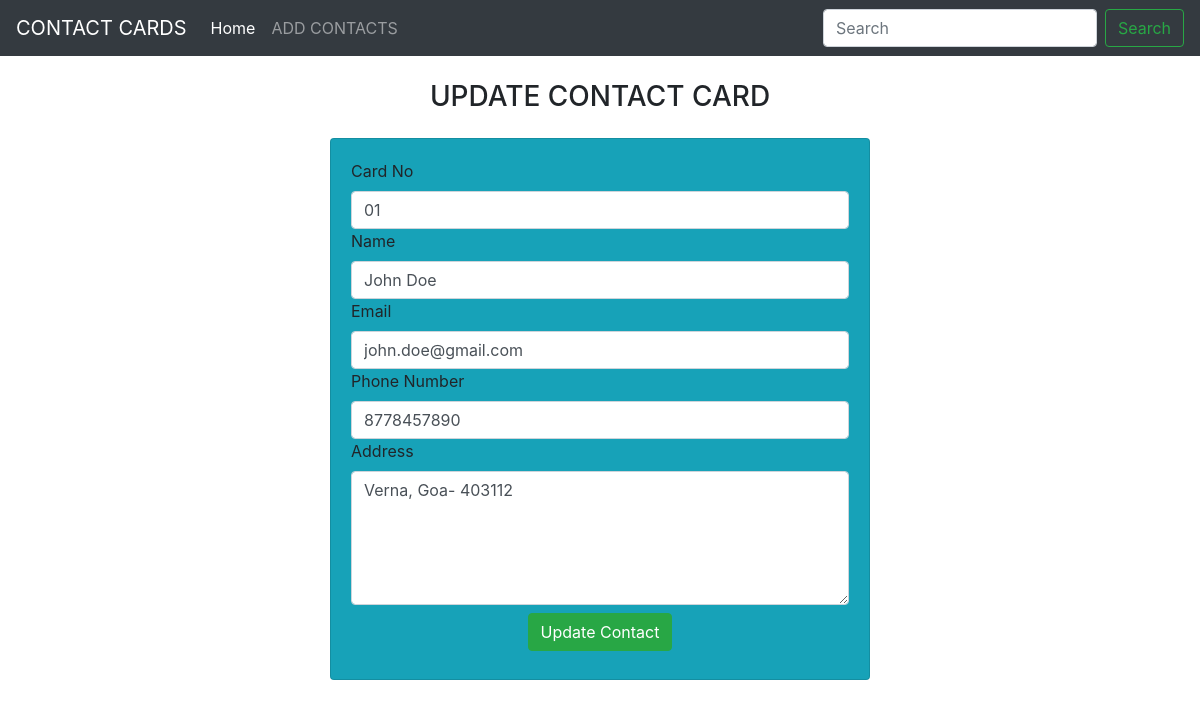
Screenshot of /std/update-std/14 with the database file from the repository.
### std/models.py (models this page shows)
class Contact(models.Model):
    card=models.CharField(max_length=10)
    name=models.CharField(max_length=50)
    email=models.CharField(max_length=50)
    phone=models.CharField(max_length=10)
    address=models.CharField(max_length=100)

### std/views.py (the view)
# urls.py: path("update-std/<int:card>",update_std),
def update_std(request,card):
    std=Contact.objects.get(pk=card)
    return render(request,"std/update_std.html",{'std':std})

### templates/std/update_std.html (shortened to what this page needs)
<!doctype html>
<html lang="en">
  <head>
    <link rel="stylesheet" href="https://cdn.jsdelivr.net/npm/bootstrap@4.6.2/dist/css/bootstrap.min.css">
  </head>
  <body>
    {% include 'std/navbar.html' %}
    <h3 class="text-center my-4">UPDATE CONTACT CARD</h3>
    <div class='container'>
        <div class='row'>
            <div class="col-md-6 offset-md-3">
                <div class="card bg-info">
                    <div class="card-body">
                        <form action="/std/do-update-std/{{std.id}}" method="POST">
                            <div class="md-3">
                                <label for="card">Card No</label>
                                <input name="std_card" type="text" id="card" class="form-control" placeholder="Enter your Card No" value="{{std.card}}">
                            </div>
                            <div class="md-3">
                                <label for="name">Name</label>
                                <input name="std_name" type="text" id="name" class="form-control" placeholder="Enter your Name" required value="{{std.name}}">
                            </div>
                            <div class="md-3">
                                <label for="email">Email</label>
                                <input name="std_email" type="text" id="email" class="form-control" placeholder="Enter your Email" required value="{{std.email}}">
                            </div>
                            <div class="md-3">
                                <label for="phone">Phone Number</label>
                                <input name="std_phone" type="text" id="phone" class="form-control" placeholder="Enter your Phone Number" required value="{{std.phone}}">
                            </div>
                            <div class="md-3">
                                <label for="address">Address</label>
                                <textarea name="std_address" id="address" rows="5" class="form-control" placeholder="Enter your Address" >{{std.address}}</textarea>
                            </div>
                            <div class="container text-center my-2">
                                <button class="btn btn-success">
                                    Update Contact
                                </button>
                        </form>
                    </div>
                </div>
            </div>
        </div>
    </div>
  </body>
</html>

### rows the page displays
Contact: std_card "01", std_name "John Doe", std_email "john.doe@gmail.com", std_phone "8778457890", std_address "Verna, Goa- 403112"
